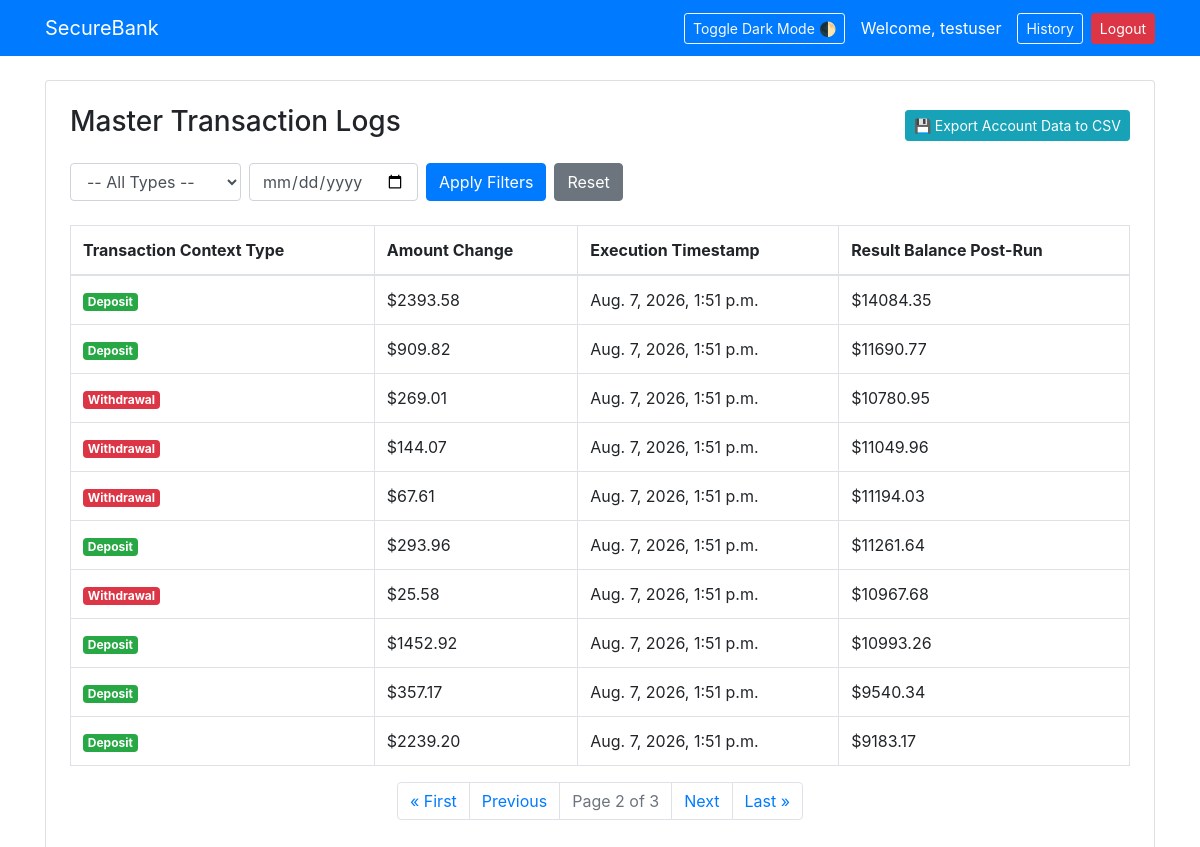
The app's page /history/?page=2 (signed in) with its own data.
### accounts/models.py (models this page shows, shortened)
class Transaction(models.Model):
    TRANSACTION_TYPES = (
        ('Deposit', 'Deposit'),
        ('Withdrawal', 'Withdrawal'),
    )
    account = models.ForeignKey(Account, on_delete=models.CASCADE)
    transaction_type = models.CharField(max_length=10, choices=TRANSACTION_TYPES)
    amount = models.DecimalField(max_digits=10, decimal_places=2)
    timestamp = models.DateTimeField(auto_now_add=True)
    balance_after = models.DecimalField(max_digits=12, decimal_places=2)
    class Meta:
        ordering = ['-timestamp']

### accounts/views.py (the view, shortened to what this page needs)
# urls.py: path('history/', views.transaction_history, name='history'),
@login_required
def transaction_history(request):
    account = Account.objects.get(user=request.user)
    txns = Transaction.objects.filter(account=account)
    t_type = request.GET.get('type')
    date_from = request.GET.get('date')
    if t_type:
        txns = txns.filter(transaction_type=t_type)
    if date_from:
        txns = txns.filter(timestamp__date=date_from)
    paginator = Paginator(txns, 10)
    page_number = request.GET.get('page')
    page_obj = paginator.get_page(page_number)
    return render(request, 'accounts/history.html', {
        'page_obj': page_obj,
        'type': t_type,
        'date': date_from
    })

### accounts/templates/accounts/history.html (shortened to what this page needs)
{% extends 'base.html' %}
{% block content %}
<div class="card p-4">
    <div class="d-flex justify-content-between align-items-center mb-3">
        <h3>Master Transaction Logs</h3>
        <a href="?type={{ type|default:'' }}&date={{ date|default:'' }}&export=true" class="btn btn-info btn-sm">💾 Export Account Data to CSV</a>
    </div>
    <form method="GET" class="form-inline mb-4 gap-2">
        <select name="type" class="form-control mr-2">
            <option value="">-- All Types --</option>
        </select>
        <input type="date" name="date" class="form-control mr-2" value="{{ date|default:'' }}">
        <button type="submit" class="btn btn-primary">Apply Filters</button>
        <a href="{% url 'history' %}" class="btn btn-secondary ml-2">Reset</a>
    </form>
    <table class="table table-bordered">
        <thead>
            <tr>
                <th>Transaction Context Type</th>
                <th>Amount Change</th>
                <th>Execution Timestamp</th>
                <th>Result Balance Post-Run</th>
            </tr>
        </thead>
        <tbody>
            {% for txn in page_obj %}
            <tr>
                <td><span class="badge {% if txn.transaction_type == 'Deposit' %}badge-success{% else %}badge-danger{% endif %}">{{ txn.transaction_type }}</span></td>
                <td>${{ txn.amount }}</td>
                <td>{{ txn.timestamp }}</td>
                <td>${{ txn.balance_after }}</td>
            </tr>
            {% empty %}
            <tr><td colspan="4" class="text-center text-muted">No historical transactions fulfill search constraints.</td></tr>
            {% endfor %}
        </tbody>
    </table>
    <nav>
        <ul class="pagination justify-content-center">
            {% if page_obj.has_previous %}
                <li class="page-item"><a class="page-link" href="?page=1{% if type %}&type={{ type }}{% endif %}{% if date %}&date={{ date }}{% endif %}">&laquo; First</a></li>
                <li class="page-item"><a class="page-link" href="?page={{ page_obj.previous_page_number }}{% if type %}&type={{ type }}{% endif %}{% if date %}&date={{ date }}{% endif %}">Previous</a></li>
            {% endif %}
            <li class="page-item disabled"><span class="page-link">Page {{ page_obj.number }} of {{ page_obj.paginator.num_pages }}</span></li>
            {% if page_obj.has_next %}
                <li class="page-item"><a class="page-link" href="?page={{ page_obj.next_page_number }}{% if type %}&type={{ type }}{% endif %}{% if date %}&date={{ date }}{% endif %}">Next</a></li>
                <li class="page-item"><a class="page-link" href="?page={{ page_obj.paginator.num_pages }}{% if type %}&type={{ type }}{% endif %}{% if date %}&date={{ date }}{% endif %}">Last &raquo;</a></li>
            {% endif %}
        </ul>
    </nav>
</div>
{% endblock %}

### accounts/templates/base.html (shortened to what this page needs)
<!DOCTYPE html>
<html lang="en">
<head>
            <link rel="stylesheet" href="https://cdn.jsdelivr.net/npm/bootstrap@4.6.2/dist/css/bootstrap.min.css">
</head>
<body>
    <nav class="navbar navbar-expand-lg navbar-dark bg-primary mb-4">
        <div class="container">
            <a class="navbar-brand" href="{% url 'dashboard' %}">SecureBank</a>
            <div class="ml-auto d-flex align-items-center">
                <button id="themeToggle" class="btn btn-sm btn-outline-light mr-3">Toggle Dark Mode 🌓</button>
                {% if user.is_authenticated %}
                    <span class="navbar-text mr-3 text-white">Welcome, {{ user.username }}</span>
                    <a href="{% url 'history' %}" class="btn btn-outline-light btn-sm mr-2">History</a>
                    <form action="{% url 'logout' %}" method="post" class="d-inline">
                        <button type="submit" class="btn btn-danger btn-sm">Logout</button>
                    </form>
                {% else %}
                    <a href="{% url 'login' %}" class="btn btn-outline-light btn-sm mr-2">Login</a>
                    <a href="{% url 'register' %}" class="btn btn-light btn-sm">Register</a>
                {% endif %}
            </div>
        </div>
    </nav>
    <div class="container">
        {% block content %}{% endblock %}
    </div>
</body>
</html>

### records on screen
Transaction: transaction_type "Deposit", amount "2393.58", timestamp "Aug. 7, 2026, 1:51 p.m.", balance_after "14084.35"
Transaction: transaction_type "Deposit", amount "909.82", timestamp "Aug. 7, 2026, 1:51 p.m.", balance_after "11690.77"
Transaction: transaction_type "Withdrawal", amount "269.01", timestamp "Aug. 7, 2026, 1:51 p.m.", balance_after "10780.95"
Transaction: transaction_type "Withdrawal", amount "144.07", timestamp "Aug. 7, 2026, 1:51 p.m.", balance_after "11049.96"
Transaction: transaction_type "Withdrawal", amount "67.61", timestamp "Aug. 7, 2026, 1:51 p.m.", balance_after "11194.03"
Transaction: transaction_type "Deposit", amount "293.96", timestamp "Aug. 7, 2026, 1:51 p.m.", balance_after "11261.64"
Transaction: transaction_type "Withdrawal", amount "25.58", timestamp "Aug. 7, 2026, 1:51 p.m.", balance_after "10967.68"
Transaction: transaction_type "Deposit", amount "1452.92", timestamp "Aug. 7, 2026, 1:51 p.m.", balance_after "10993.26"
Transaction: transaction_type "Deposit", amount "357.17", timestamp "Aug. 7, 2026, 1:51 p.m.", balance_after "9540.34"
Transaction: transaction_type "Deposit", amount "2239.20", timestamp "Aug. 7, 2026, 1:51 p.m.", balance_after "9183.17"

### other values on screen
{{ user.username }} "testuser"
{{ page_obj.number }} "2"
{{ page_obj.paginator.num_pages }} "3"
